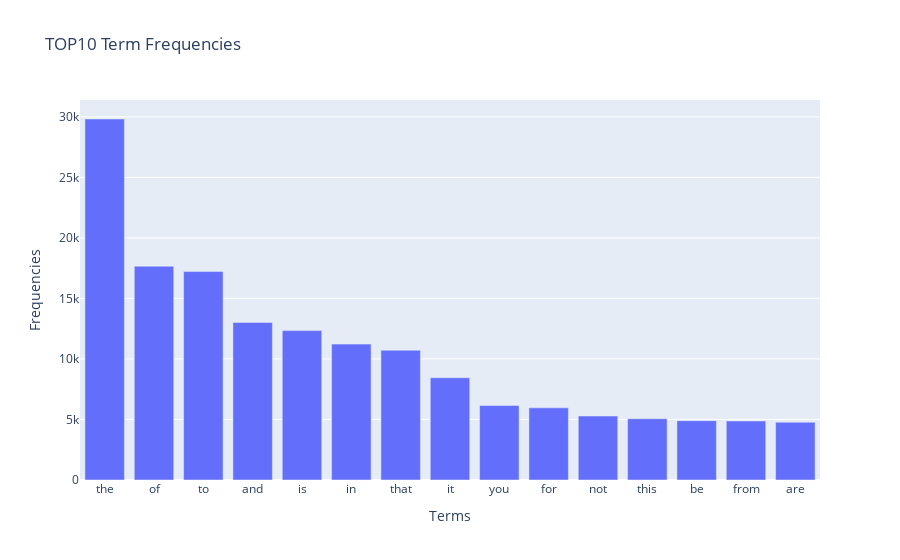

The code cell stored with this chart in its notebook:
### Markdown cell above
#### **Exercise 14**

The chart above contains all the vocabulary, and it's computationally intensive to both compute and visualize. Can you efficiently reduce the number of terms you want to visualize as an exercise. 

---

### Code cell
freqDF = pd.DataFrame(count_vect.get_feature_names_out(), columns= ['terms'])
freqDF['frequency'] = term_frequencies

# sort
freqDF = freqDF.sort_values(by=['frequency'], ascending=False)

fig = px.bar(freqDF[:15], x=freqDF['terms'][:15], y=freqDF['frequency'][:15], title  = "TOP10 Term Frequencies", labels = {'x':'Terms', 'y':'Frequencies'})

fig.show()

### Figure 1 — Plotly figure (JSON) as saved in the notebook; plotly's stock layout.template omitted (floating-point values rounded to 4 significant figures)
{"data": [{"alignmentgroup": "True", "hovertemplate": "Terms=%{x}<br>Frequencies=%{y}<extra></extra>", "legendgroup": "", "marker": {"color": "#636efa", "pattern": {"shape": ""}}, "name": "", "offsetgroup": "", "orientation": "v", "showlegend": false, "textposition": "auto", "type": "bar", "x": ["the", "of", "to", "and", "is", "in", "that", "it", "you", "for", "not", "this", "be", "from", "are"], "xaxis": "x", "y": [29825, 17660, 17222, 13017, 12343, 11226, 10723, 8447, 6157, 5962, 5285, 5063, 4898, 4877, 4769], "yaxis": "y"}], "layout": {"barmode": "relative", "legend": {"tracegroupgap": 0}, "title": {"text": "TOP10 Term Frequencies"}, "xaxis": {"anchor": "y", "domain": [0, 1], "title": {"text": "Terms"}}, "yaxis": {"anchor": "x", "domain": [0, 1], "title": {"text": "Frequencies"}}}}
